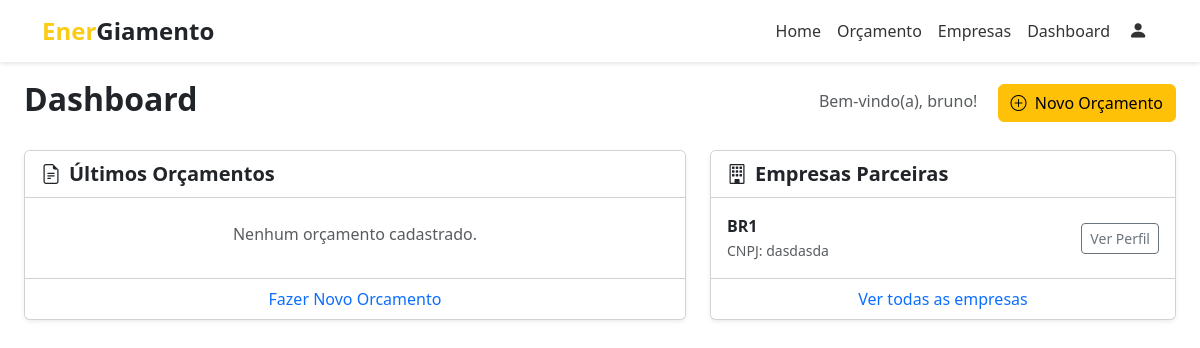
The app's page /dashboard (signed in), older data.
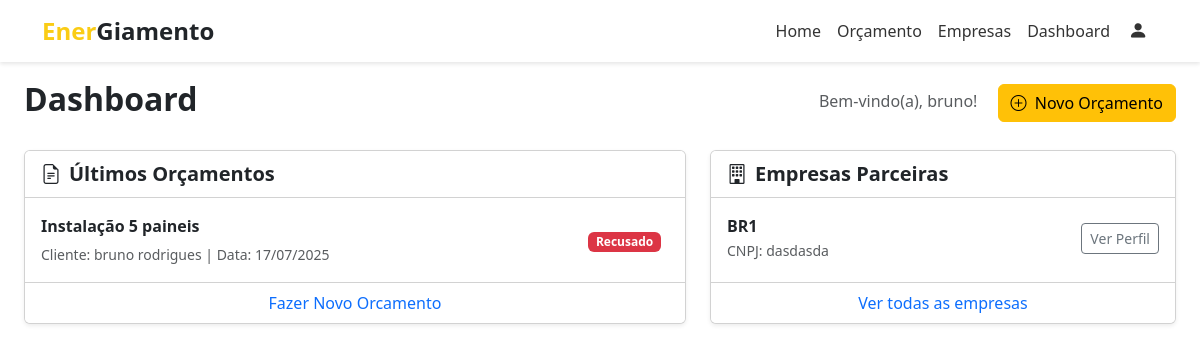
The same page, newer data.
### app/models.py (models this page shows)
class Fornecedor(db.Model):
    idfornecedor = db.Column(db.Integer, primary_key=True)
    nome = db.Column(db.String(100))
    cnpj = db.Column(db.String(18))
    contato_idcontato = db.Column(db.Integer, db.ForeignKey('contato.idcontato'))
    cadastro_idcadastro = db.Column(db.Integer, db.ForeignKey('cadastro.idcadastro'))
    endereco_idendereco = db.Column(db.Integer, db.ForeignKey('endereco.idendereco'))
    endereco = db.relationship('Endereco', back_populates='fornecedores')
    atualizacao_servico = db.Column(db.Date)
    contato = db.relationship('Contato')
    servicos = db.relationship(
        'Servico',
        secondary='servico_has_fornecedor',
        back_populates='fornecedores'
    )

class Orcamento(db.Model):
    idproposta = db.Column(db.Integer, primary_key=True)
    descricao = db.Column(db.Text)
    area_placas = db.Column(db.Integer)
    valor_orcamento = db.Column(db.Integer)
    status_orcamento = db.Column(db.Integer)
    vencedor = db.Column(db.String(45))
    data_proposta = db.Column(db.Date)
    data_reposta = db.Column(db.Date)
    local = db.Column(db.String(100))
    clientes = db.relationship(
        'Cliente',
        secondary='proposta_has_cliente',
        back_populates='orcamentos'
    )

class Cliente(db.Model):
    idcliente = db.Column(db.Integer, primary_key=True)
    nome = db.Column(db.String(100))
    cpf = db.Column(db.String(14))
    contato_idcontato = db.Column(db.Integer, db.ForeignKey('contato.idcontato'))
    cadastro_idcadastro = db.Column(db.Integer, db.ForeignKey('cadastro.idcadastro'))
    status = db.Column(db.Integer)
    data_cadastro = db.Column(db.Date)
    endereco_idendereco = db.Column(db.Integer, db.ForeignKey('endereco.idendereco'))
    endereco = db.relationship('Endereco')
    data_nascimento = db.Column(db.Date)
    contato = db.relationship('Contato')
    orcamentos = db.relationship(
        'Orcamento',
        secondary='proposta_has_cliente',
        back_populates='clientes'
    )

### app/main/__init__.py (the view)
@main.route('/dashboard')
def dashboard():
    usuario_id = session.get('idcadastro')
    if not usuario_id:
        return "Fornecedor não encontrado"
    todos = Fornecedor.query.all()
    cliente_orcamento = Cliente.query.filter_by(cadastro_idcadastro=usuario_id).first()
    orcamentos_do_cliente = cliente_orcamento.orcamentos
    return render_template('dashboard.html', usuario=session['usuario'], fornecedores=todos, orcamentos=orcamentos_do_cliente)

### app/templates/dashboard.html
{% extends "base.html" %}
{% block content %}
<div class="container-fluid p-4">
    <div class="d-flex justify-content-between align-items-center mb-4">
        <h1 class="h2 fw-bold">Dashboard</h1>
        <div>
            <span class="text-muted me-3">Bem-vindo(a), {{ usuario }}!</span>
            <a href="{{ url_for('main.novo_orcamento') }}" class="btn btn-warning">
                <i class="bi bi-plus-circle me-1"></i>
                Novo Orçamento
            </a>
        </div>
    </div>
    <div class="row g-4">
        <div class="col-lg-7">
            <div class="card shadow-sm h-100">
                <div class="card-header bg-white fw-bold fs-5">
                    <i class="bi bi-file-earmark-text me-2"></i>Últimos Orçamentos
                </div>
                <div class="card-body p-0">
                    <ul class="list-group list-group-flush">
                        {% for orcamento in orcamentos %}
                        <li class="list-group-item d-flex justify-content-between align-items-center p-3">
                            <div>
                                <p class="mb-1 fw-bold">{{ orcamento.descricao }}</p>
                                <small class="text-muted">
                                    {% if orcamento.clientes %}
                                        Cliente: {{ orcamento.clientes[0].nome }} |
                                    {% endif %}
                                    Data: {{ orcamento.data_proposta.strftime('%d/%m/%Y') if orcamento.data_proposta }}
                                </small>
                            </div>
                            <div>
                                {% if orcamento.status_orcamento == 2 %}
                                    <span class="badge bg-success me-2">Aprovado</span>
                                {% elif orcamento.status_orcamento == 1 %}
                                    <span class="badge bg-warning text-dark me-2">Pendente</span>
                                {% else %}
                                    <span class="badge bg-danger me-2">Recusado</span>
                                {% endif %}
                            </div>
                        </li>
                        {% else %}
                            <li class="list-group-item text-center text-muted p-4">Nenhum orçamento cadastrado.</li>
                        {% endfor %}
                    </ul>
                </div>
                <div class="card-footer bg-white text-center">
                    <a href="{{ url_for('main.novo_orcamento') }}" class="text-decoration-none">Fazer Novo Orcamento</a>
                </div>
            </div>
        </div>
        <div class="col-lg-5">
            <div class="card shadow-sm h-100">
                <div class="card-header bg-white fw-bold fs-5">
                    <i class="bi bi-building me-2"></i>Empresas Parceiras
                </div>
                <div class="card-body p-0">
                    <ul class="list-group list-group-flush">
                        {% for f in fornecedores %}
                        <li class="list-group-item d-flex justify-content-between align-items-center p-3">
                            <div>
                                <p class="mb-0 fw-bold">{{ f.nome }}</p>
                                <small class="text-muted">CNPJ: {{ f.cnpj }}</small>
                            </div>
                            <a href="#" class="btn btn-outline-secondary btn-sm">Ver Perfil</a>
                        </li>
                        {% else %}
                            <li class="list-group-item text-center text-muted p-4">Nenhuma empresa cadastrada.</li>
                        {% endfor %}
                    </ul>
                </div>
                <div class="card-footer bg-white text-center">
                    <a href="{{ url_for('main.fornecedores') }}" class="text-decoration-none">Ver todas as empresas</a>
                </div>
            </div>
        </div>
    </div>
</div>
{% endblock %}

Row changes from the older to the newer data that the page shows:
added Orcamento: descricao "Instalação 5 paineis", nome "bruno rodrigues", data_proposta "17/07/2025", status_orcamento "Recusado"
Text that changed along with them:
text no longer shown: "Nenhum orçamento cadastrado."
